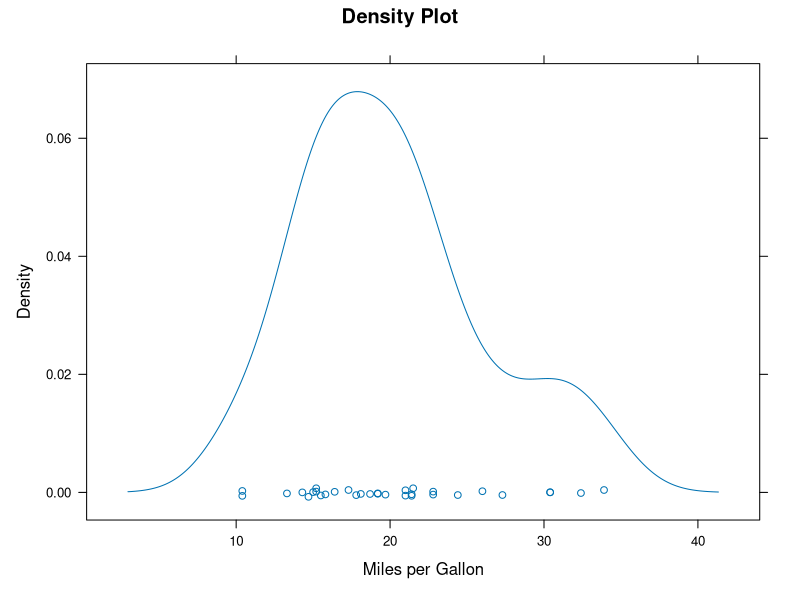
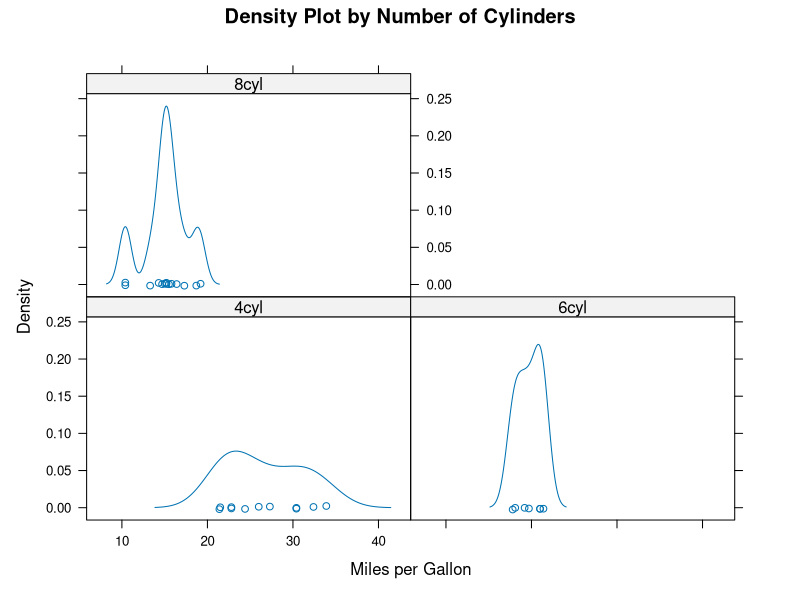
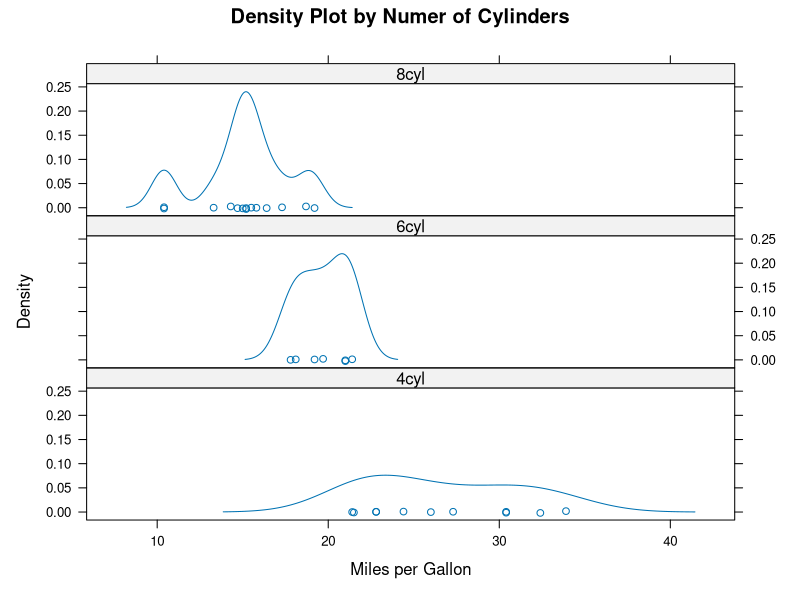
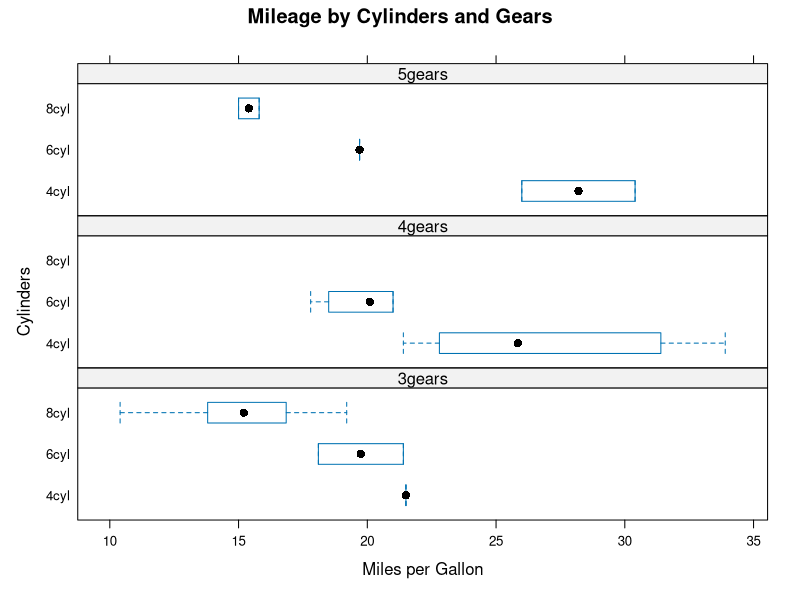
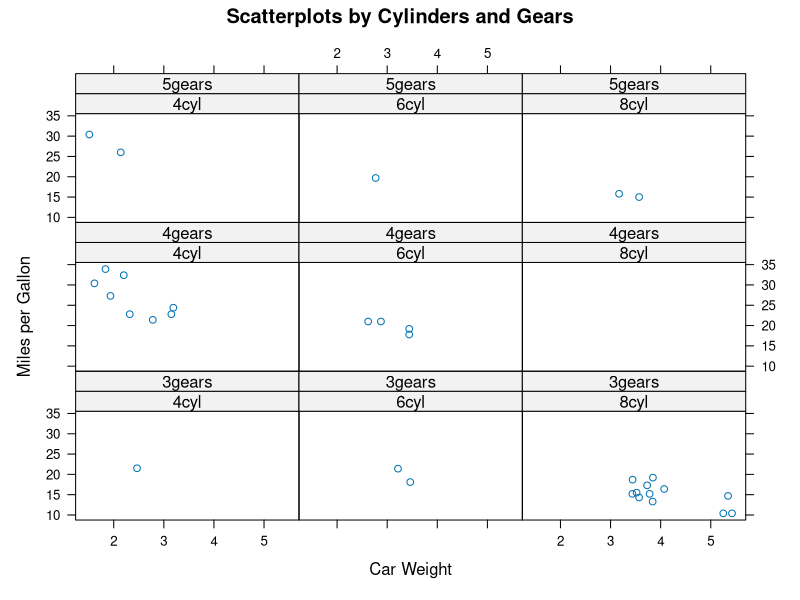
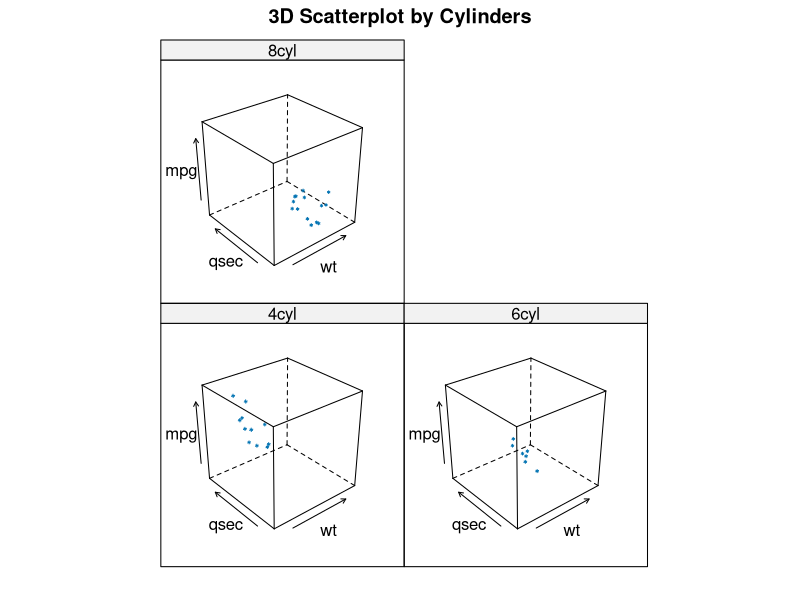
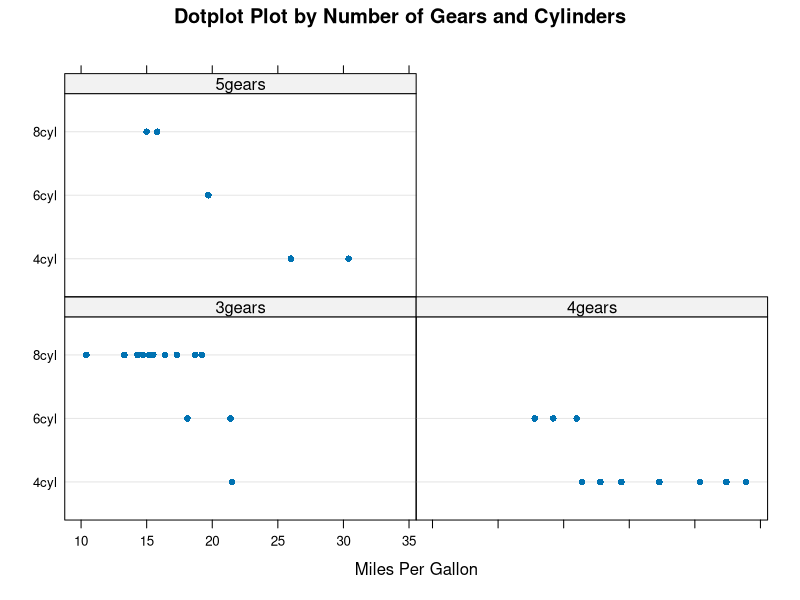
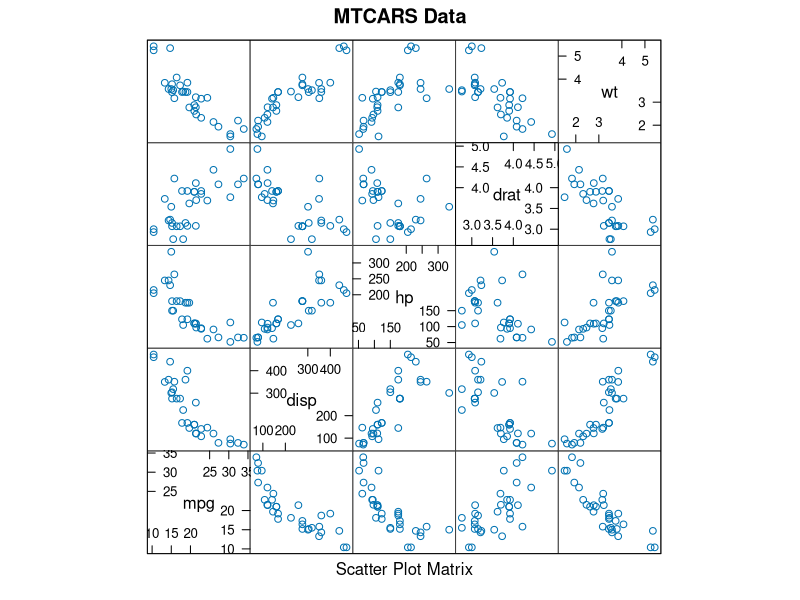

Write R code to recreate these figures, in order.
#---------- lattice Example #1------------#
# http://www.statmethods.net/advgraphs/trellis.html

library(lattice)
attach(mtcars)

# Create factors with value labels 
gear.f<-factor(gear,levels=c(3,4,5),
               labels=c("3gears","4gears","5gears")) 
cyl.f <-factor(cyl,levels=c(4,6,8),
               labels=c("4cyl","6cyl","8cyl")) 

# Kernel density plot 
densityplot(~mpg, 
            main="Density Plot", 
            xlab="Miles per Gallon")

# Kernel density plots by factor level 
densityplot(~mpg|cyl.f, 
            main="Density Plot by Number of Cylinders",
            xlab="Miles per Gallon")

# Kernel density plots by factor level (alternate layout) 
densityplot(~mpg|cyl.f, 
            main="Density Plot by Numer of Cylinders",
            xlab="Miles per Gallon", 
            layout=c(1,3))

# Boxplots for each combination of two factors 
bwplot(cyl.f~mpg | gear.f,
        ylab="Cylinders", xlab="Miles per Gallon", 
       main="Mileage by Cylinders and Gears", 
       layout=c(1,3))
       
# Scatterplots for each combination of two factors 
xyplot(mpg~wt|cyl.f*gear.f, 
      main="Scatterplots by Cylinders and Gears", 
      ylab="Miles per Gallon", xlab="Car Weight")
       
# 3d scatterplot by factor level 
cloud(mpg~wt*qsec|cyl.f, 
      main="3D Scatterplot by Cylinders") 
       
# Dotplot for each combination of two factors 
dotplot(cyl.f~mpg|gear.f, 
       main="Dotplot Plot by Number of Gears and Cylinders",
       xlab="Miles Per Gallon")
       
# Scatterplot matrix 
splom(mtcars[c(1,3,4,5,6)], 
       main="MTCARS Data")

#------------ End of lattice Example #1 ------------#